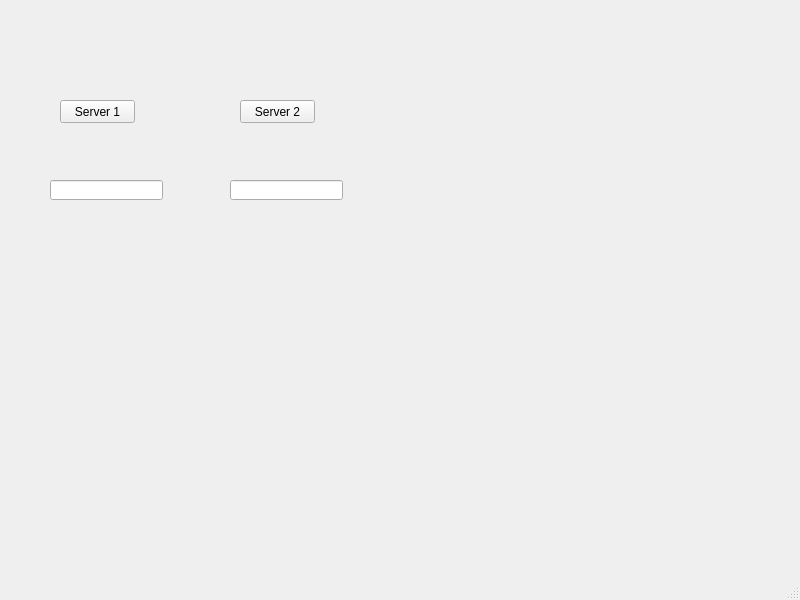
<?xml version="1.0" encoding="UTF-8"?>
<ui version="4.0">
 <class>MainWindow</class>
 <widget class="QMainWindow" name="MainWindow">
  <property name="geometry">
   <rect>
    <x>0</x>
    <y>0</y>
    <width>800</width>
    <height>600</height>
   </rect>
  </property>
  <property name="windowTitle">
   <string>MainWindow</string>
  </property>
  <widget class="QWidget" name="centralwidget">
   <widget class="QPushButton" name="server1">
    <property name="geometry">
     <rect>
      <x>60</x>
      <y>100</y>
      <width>75</width>
      <height>23</height>
     </rect>
    </property>
    <property name="text">
     <string>Server 1</string>
    </property>
   </widget>
   <widget class="QPushButton" name="server2">
    <property name="geometry">
     <rect>
      <x>240</x>
      <y>100</y>
      <width>75</width>
      <height>23</height>
     </rect>
    </property>
    <property name="text">
     <string>Server 2</string>
    </property>
   </widget>
   <widget class="QLineEdit" name="lineEdit">
    <property name="geometry">
     <rect>
      <x>50</x>
      <y>180</y>
      <width>113</width>
      <height>20</height>
     </rect>
    </property>
   </widget>
   <widget class="QLineEdit" name="lineEdit_2">
    <property name="geometry">
     <rect>
      <x>230</x>
      <y>180</y>
      <width>113</width>
      <height>20</height>
     </rect>
    </property>
   </widget>
  </widget>
  <widget class="QMenuBar" name="menubar">
   <property name="geometry">
    <rect>
     <x>0</x>
     <y>0</y>
     <width>800</width>
     <height>21</height>
    </rect>
   </property>
  </widget>
  <widget class="QStatusBar" name="statusbar"/>
 </widget>
 <resources/>
 <connections/>
</ui>
